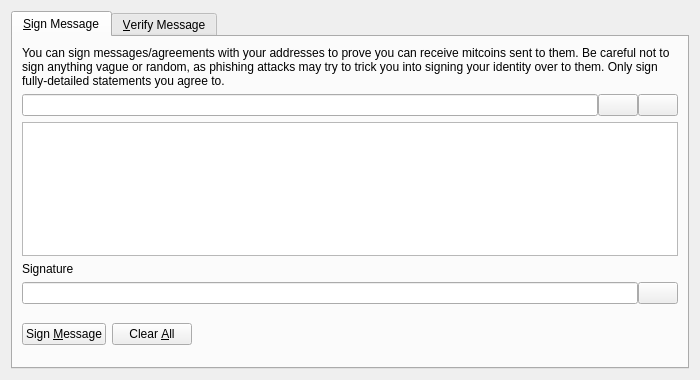
<?xml version="1.0" encoding="UTF-8"?>
<ui version="4.0">
 <class>SignVerifyMessageDialog</class>
 <widget class="QDialog" name="SignVerifyMessageDialog">
  <property name="geometry">
   <rect>
    <x>0</x>
    <y>0</y>
    <width>700</width>
    <height>380</height>
   </rect>
  </property>
  <property name="windowTitle">
   <string>Signatures - Sign / Verify a Message</string>
  </property>
  <property name="modal">
   <bool>true</bool>
  </property>
  <layout class="QVBoxLayout" name="verticalLayout">
   <item>
    <widget class="QTabWidget" name="tabWidget">
     <property name="currentIndex">
      <number>0</number>
     </property>
     <widget class="QWidget" name="tabSignMessage">
      <attribute name="title">
       <string>&amp;Sign Message</string>
      </attribute>
      <layout class="QVBoxLayout" name="verticalLayout_SM">
       <item>
        <widget class="QLabel" name="infoLabel_SM">
         <property name="text">
          <string>You can sign messages/agreements with your addresses to prove you can receive mitcoins sent to them. Be careful not to sign anything vague or random, as phishing attacks may try to trick you into signing your identity over to them. Only sign fully-detailed statements you agree to.</string>
         </property>
         <property name="textFormat">
          <enum>Qt::PlainText</enum>
         </property>
         <property name="wordWrap">
          <bool>true</bool>
         </property>
        </widget>
       </item>
       <item>
        <layout class="QHBoxLayout" name="horizontalLayout_1_SM">
         <property name="spacing">
          <number>0</number>
         </property>
         <item>
          <widget class="QValidatedLineEdit" name="addressIn_SM">
           <property name="toolTip">
            <string>The mitcoin address to sign the message with</string>
           </property>
          </widget>
         </item>
         <item>
          <widget class="QPushButton" name="addressBookButton_SM">
           <property name="toolTip">
            <string>Choose previously used address</string>
           </property>
           <property name="text">
            <string/>
           </property>
           <property name="icon">
            <iconset resource="../mitcoin.qrc">
             <normaloff>:/icons/address-book</normaloff>:/icons/address-book</iconset>
           </property>
           <property name="shortcut">
            <string>Alt+A</string>
           </property>
           <property name="autoDefault">
            <bool>false</bool>
           </property>
          </widget>
         </item>
         <item>
          <widget class="QPushButton" name="pasteButton_SM">
           <property name="toolTip">
            <string>Paste address from clipboard</string>
           </property>
           <property name="text">
            <string/>
           </property>
           <property name="icon">
            <iconset resource="../mitcoin.qrc">
             <normaloff>:/icons/editpaste</normaloff>:/icons/editpaste</iconset>
           </property>
           <property name="shortcut">
            <string>Alt+P</string>
           </property>
           <property name="autoDefault">
            <bool>false</bool>
           </property>
          </widget>
         </item>
        </layout>
       </item>
       <item>
        <widget class="QPlainTextEdit" name="messageIn_SM">
         <property name="toolTip">
          <string>Enter the message you want to sign here</string>
         </property>
        </widget>
       </item>
       <item>
        <widget class="QLabel" name="signatureLabel_SM">
         <property name="text">
          <string>Signature</string>
         </property>
         <property name="textFormat">
          <enum>Qt::PlainText</enum>
         </property>
        </widget>
       </item>
       <item>
        <layout class="QHBoxLayout" name="horizontalLayout_2_SM">
         <property name="spacing">
          <number>0</number>
         </property>
         <item>
          <widget class="QLineEdit" name="signatureOut_SM">
           <property name="font">
            <font>
             <italic>true</italic>
            </font>
           </property>
           <property name="readOnly">
            <bool>true</bool>
           </property>
          </widget>
         </item>
         <item>
          <widget class="QPushButton" name="copySignatureButton_SM">
           <property name="toolTip">
            <string>Copy the current signature to the system clipboard</string>
           </property>
           <property name="text">
            <string/>
           </property>
           <property name="icon">
            <iconset resource="../mitcoin.qrc">
             <normaloff>:/icons/editcopy</normaloff>:/icons/editcopy</iconset>
           </property>
           <property name="autoDefault">
            <bool>false</bool>
           </property>
          </widget>
         </item>
        </layout>
       </item>
       <item>
        <layout class="QHBoxLayout" name="horizontalLayout_3_SM">
         <item>
          <widget class="QPushButton" name="signMessageButton_SM">
           <property name="toolTip">
            <string>Sign the message to prove you own this mitcoin address</string>
           </property>
           <property name="text">
            <string>Sign &amp;Message</string>
           </property>
           <property name="icon">
            <iconset resource="../mitcoin.qrc">
             <normaloff>:/icons/edit</normaloff>:/icons/edit</iconset>
           </property>
           <property name="autoDefault">
            <bool>false</bool>
           </property>
          </widget>
         </item>
         <item>
          <widget class="QPushButton" name="clearButton_SM">
           <property name="toolTip">
            <string>Reset all sign message fields</string>
           </property>
           <property name="text">
            <string>Clear &amp;All</string>
           </property>
           <property name="icon">
            <iconset resource="../mitcoin.qrc">
             <normaloff>:/icons/remove</normaloff>:/icons/remove</iconset>
           </property>
           <property name="autoDefault">
            <bool>false</bool>
           </property>
          </widget>
         </item>
         <item>
          <spacer name="horizontalSpacer_1_SM">
           <property name="orientation">
            <enum>Qt::Horizontal</enum>
           </property>
           <property name="sizeHint" stdset="0">
            <size>
             <width>40</width>
             <height>48</height>
            </size>
           </property>
          </spacer>
         </item>
         <item>
          <widget class="QLabel" name="statusLabel_SM">
           <property name="font">
            <font>
             <weight>75</weight>
             <bold>true</bold>
            </font>
           </property>
           <property name="text">
            <string/>
           </property>
           <property name="wordWrap">
            <bool>true</bool>
           </property>
          </widget>
         </item>
         <item>
          <spacer name="horizontalSpacer_2_SM">
           <property name="orientation">
            <enum>Qt::Horizontal</enum>
           </property>
           <property name="sizeHint" stdset="0">
            <size>
             <width>40</width>
             <height>48</height>
            </size>
           </property>
          </spacer>
         </item>
        </layout>
       </item>
      </layout>
     </widget>
     <widget class="QWidget" name="tabVerifyMessage">
      <attribute name="title">
       <string>&amp;Verify Message</string>
      </attribute>
      <layout class="QVBoxLayout" name="verticalLayout_VM">
       <item>
        <widget class="QLabel" name="infoLabel_VM">
         <property name="text">
          <string>Enter the receiver's address, message (ensure you copy line breaks, spaces, tabs, etc. exactly) and signature below to verify the message. Be careful not to read more into the signature than what is in the signed message itself, to avoid being tricked by a man-in-the-middle attack. Note that this only proves the signing party receives with the address, it cannot prove sendership of any transaction!</string>
         </property>
         <property name="textFormat">
          <enum>Qt::PlainText</enum>
         </property>
         <property name="alignment">
          <set>Qt::AlignLeading|Qt::AlignLeft|Qt::AlignTop</set>
         </property>
         <property name="wordWrap">
          <bool>true</bool>
         </property>
        </widget>
       </item>
       <item>
        <layout class="QHBoxLayout" name="horizontalLayout_1_VM">
         <property name="spacing">
          <number>0</number>
         </property>
         <item>
          <widget class="QValidatedLineEdit" name="addressIn_VM">
           <property name="toolTip">
            <string>The mitcoin address the message was signed with</string>
           </property>
          </widget>
         </item>
         <item>
          <widget class="QPushButton" name="addressBookButton_VM">
           <property name="toolTip">
            <string>Choose previously used address</string>
           </property>
           <property name="text">
            <string/>
           </property>
           <property name="icon">
            <iconset resource="../mitcoin.qrc">
             <normaloff>:/icons/address-book</normaloff>:/icons/address-book</iconset>
           </property>
           <property name="shortcut">
            <string>Alt+A</string>
           </property>
           <property name="autoDefault">
            <bool>false</bool>
           </property>
          </widget>
         </item>
        </layout>
       </item>
       <item>
        <widget class="QPlainTextEdit" name="messageIn_VM"/>
       </item>
       <item>
        <widget class="QValidatedLineEdit" name="signatureIn_VM"/>
       </item>
       <item>
        <layout class="QHBoxLayout" name="horizontalLayout_2_VM">
         <item>
          <widget class="QPushButton" name="verifyMessageButton_VM">
           <property name="toolTip">
            <string>Verify the message to ensure it was signed with the specified mitcoin address</string>
           </property>
           <property name="text">
            <string>Verify &amp;Message</string>
           </property>
           <property name="icon">
            <iconset resource="../mitcoin.qrc">
             <normaloff>:/icons/transaction_0</normaloff>:/icons/transaction_0</iconset>
           </property>
           <property name="autoDefault">
            <bool>false</bool>
           </property>
          </widget>
         </item>
         <item>
          <widget class="QPushButton" name="clearButton_VM">
           <property name="toolTip">
            <string>Reset all verify message fields</string>
           </property>
           <property name="text">
            <string>Clear &amp;All</string>
           </property>
           <property name="icon">
            <iconset resource="../mitcoin.qrc">
             <normaloff>:/icons/remove</normaloff>:/icons/remove</iconset>
           </property>
           <property name="autoDefault">
            <bool>false</bool>
           </property>
          </widget>
         </item>
         <item>
          <spacer name="horizontalSpacer_1_VM">
           <property name="orientation">
            <enum>Qt::Horizontal</enum>
           </property>
           <property name="sizeHint" stdset="0">
            <size>
             <width>40</width>
             <height>48</height>
            </size>
           </property>
          </spacer>
         </item>
         <item>
          <widget class="QLabel" name="statusLabel_VM">
           <property name="font">
            <font>
             <weight>75</weight>
             <bold>true</bold>
            </font>
           </property>
           <property name="text">
            <string/>
           </property>
           <property name="wordWrap">
            <bool>true</bool>
           </property>
          </widget>
         </item>
         <item>
          <spacer name="horizontalSpacer_2_VM">
           <property name="orientation">
            <enum>Qt::Horizontal</enum>
           </property>
           <property name="sizeHint" stdset="0">
            <size>
             <width>40</width>
             <height>48</height>
            </size>
           </property>
          </spacer>
         </item>
        </layout>
       </item>
      </layout>
     </widget>
    </widget>
   </item>
  </layout>
 </widget>
 <customwidgets>
  <customwidget>
   <class>QValidatedLineEdit</class>
   <extends>QLineEdit</extends>
   <header>qvalidatedlineedit.h</header>
  </customwidget>
 </customwidgets>
 <resources>
  <include location="../mitcoin.qrc"/>
 </resources>
 <connections/>
</ui>
